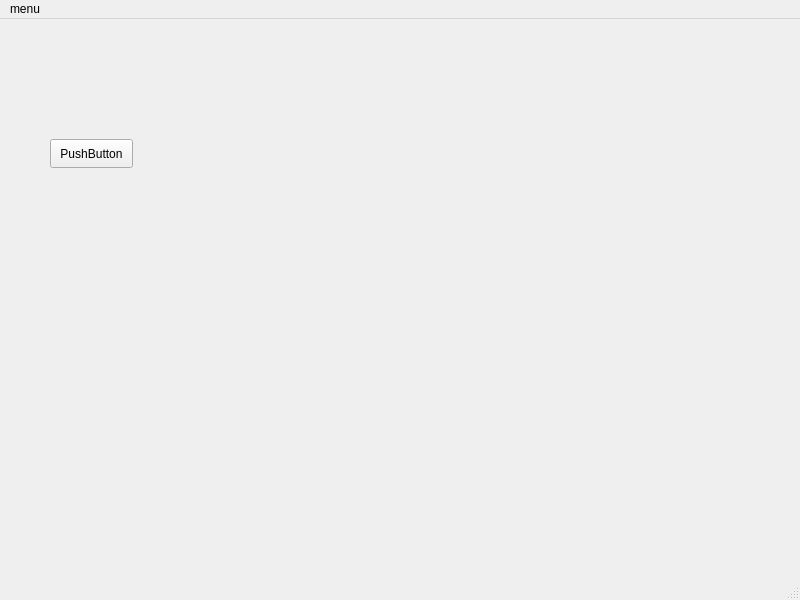
<?xml version="1.0" encoding="UTF-8"?>
<ui version="4.0">
 <class>iDomClient2</class>
 <widget class="QMainWindow" name="iDomClient2">
  <property name="geometry">
   <rect>
    <x>0</x>
    <y>0</y>
    <width>800</width>
    <height>600</height>
   </rect>
  </property>
  <property name="windowTitle">
   <string>iDomClient2</string>
  </property>
  <widget class="QWidget" name="centralwidget">
   <widget class="QPushButton" name="pushButton">
    <property name="geometry">
     <rect>
      <x>50</x>
      <y>120</y>
      <width>83</width>
      <height>29</height>
     </rect>
    </property>
    <property name="text">
     <string>PushButton</string>
    </property>
   </widget>
  </widget>
  <widget class="QStatusBar" name="statusbar"/>
  <widget class="QMenuBar" name="menuBar">
   <property name="geometry">
    <rect>
     <x>0</x>
     <y>0</y>
     <width>800</width>
     <height>31</height>
    </rect>
   </property>
   <property name="nativeMenuBar">
    <bool>false</bool>
   </property>
   <widget class="QMenu" name="menumenu">
    <property name="title">
     <string>menu</string>
    </property>
    <addaction name="actionkkk"/>
    <addaction name="actionkokoko"/>
    <addaction name="actionkkkiik"/>
    <addaction name="actionexit"/>
   </widget>
   <addaction name="menumenu"/>
  </widget>
  <action name="actionlight">
   <property name="text">
    <string>light</string>
   </property>
  </action>
  <action name="actionkk">
   <property name="text">
    <string>kk</string>
   </property>
  </action>
  <action name="actionkkk">
   <property name="text">
    <string>kkk</string>
   </property>
  </action>
  <action name="actionkokoko">
   <property name="text">
    <string>kokoko</string>
   </property>
  </action>
  <action name="actionkkkiik">
   <property name="text">
    <string>kkkiik</string>
   </property>
  </action>
  <action name="actionexit">
   <property name="text">
    <string>exit</string>
   </property>
  </action>
 </widget>
 <resources/>
 <connections>
  <connection>
   <sender>actionexit</sender>
   <signal>triggered()</signal>
   <receiver>iDomClient2</receiver>
   <slot>close()</slot>
   <hints>
    <hint type="sourcelabel">
     <x>-1</x>
     <y>-1</y>
    </hint>
    <hint type="destinationlabel">
     <x>399</x>
     <y>299</y>
    </hint>
   </hints>
  </connection>
 </connections>
</ui>
